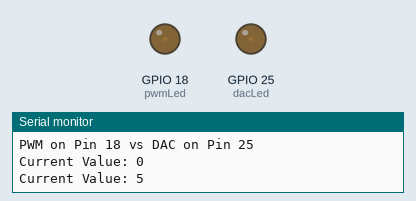
A sketch run on a simulated ESP32. On the bench: output pins drawn as LEDs (lit = HIGH), the last lines printed to the serial monitor.

Above: at 0.05 s.
At 0.95 s:
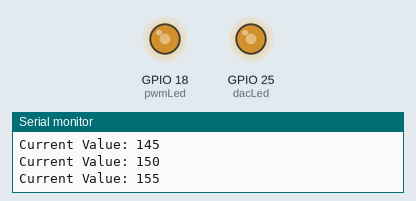
At 1.4 s:
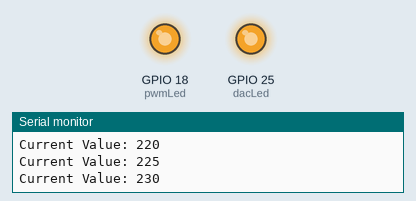
At 2.75 s:
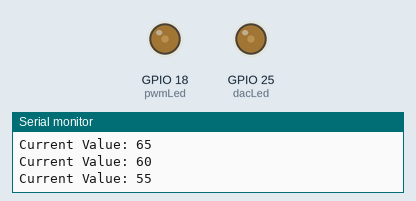
Timing chart, 0 to 7.1 s (numbered marks = the images above):
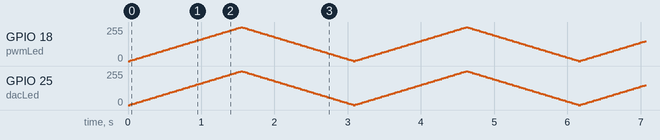

The sketch:

PWM_vs_DAC.ino
```cpp
const int pwmLed = 18;
const int dacLed = 25;

// PWM parameters
const int freq = 5000;      // Hz
const int resolution = 8;   // 8-bit (0-255)

int brightness = 0;
int fadeAmount = 5;

void setup() {
  Serial.begin(9600);

  ledcAttach(pwmLed, freq, resolution);

  Serial.println("PWM on Pin 18 vs DAC on Pin 25");
}

void loop() {
  // 1. The PWM approach
  ledcWrite(pwmLed, brightness);

  // 2. The DAC approach
  dacWrite(dacLed, brightness);

  Serial.print("Current Value: ");
  Serial.println(brightness);

  brightness = brightness + fadeAmount;
  if (brightness <= 0 || brightness >= 255) {
    fadeAmount = -fadeAmount;
  }
  delay(30);
}
```
